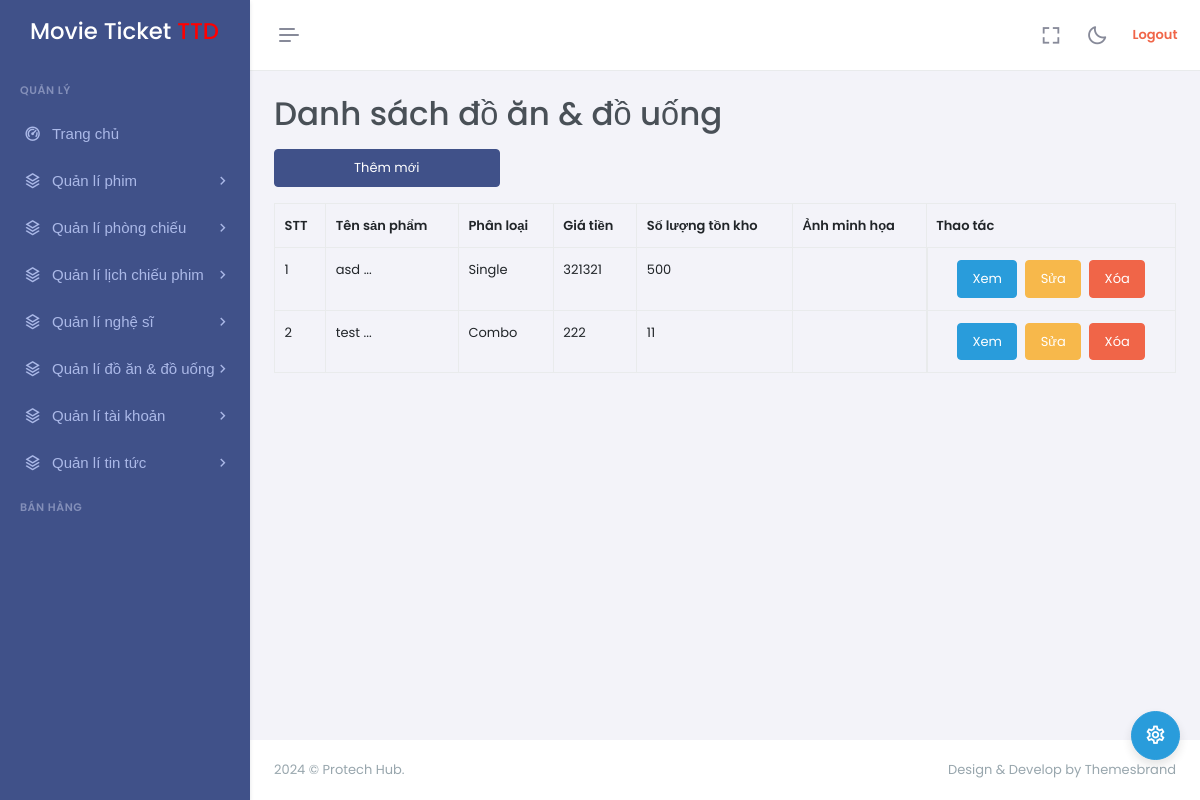
The app's page /?mode=admin&action=foodanddrinks-list (signed in), older data.
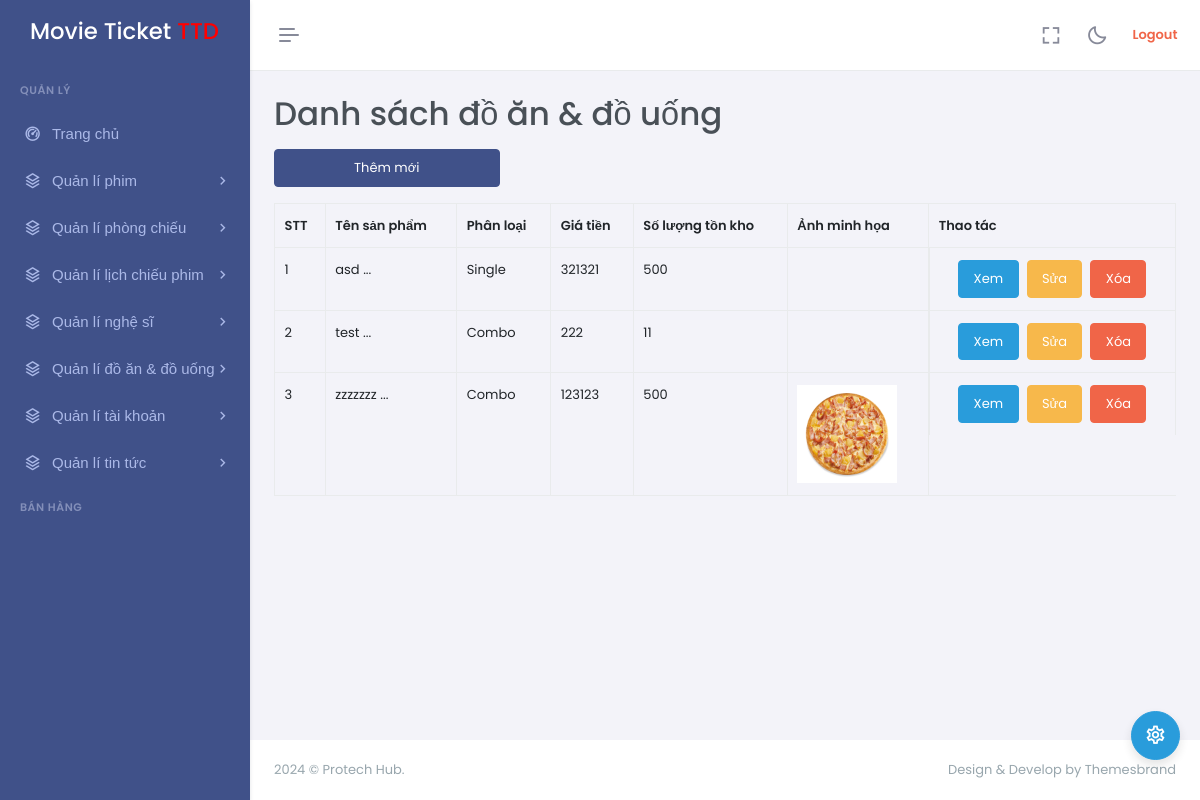
The same page, newer data.
### tables this page shows
CREATE TABLE `food_and_drinks` (
  `id` int NOT NULL,
  `name` varchar(255) NOT NULL,
  `type` varchar(50) NOT NULL,
  `price` int NOT NULL,
  `quantity` smallint UNSIGNED NOT NULL,
  `imageURL` varchar(255) DEFAULT NULL
);

### controllers/admin/FoodAndDrinkController.php (called while the page is built, shortened)
<?php
class FoodAndDrinkController
{
    private $foodAndDrink;
    public function __construct()
    {
        $this->foodAndDrink = new FoodAndDrink();
    }
    public function list()
    {
        $data = $this->foodAndDrink->select('*');
        require_once PATH_VIEW_ADMIN_MAIN;
    }
}

### models/BaseModel.php (called while the page is built, shortened)
<?php
class BaseModel
{
    protected $table;
    protected $pdo;
    public function __construct()
    {
        $dsn = sprintf('mysql:host=%s;port=%s;dbname=%s;charset=utf8', DB_HOST, DB_PORT, DB_NAME);
        try {
            $this->pdo = new PDO($dsn, DB_USERNAME, DB_PASSWORD, DB_OBTIONS);
        } catch (PDOException $e) {
            die("Kết nối cơ sở dữ liệu thất bại: {$e->getMessage()}. Vui lòng thử lại sau.");
        }
    }
    public function select($columns = '*', $conditions = null, $params = [])
    {
        $sql = "SELECT $columns FROM {$this->table}";
        $stmt = $this->pdo->prepare($sql);
        $stmt->execute($params);
        return $stmt->fetchAll();
    }
}

### views/admin/foodanddrinks/list.php (the view, shortened to what this page needs)
<a href="<?= BASE_URL_ADMIN . '&action=foodanddrinks-create' ?>" class="w-25 btn btn-primary mb-3">Thêm mới</a>
<table class="table table-bordered">
    <thead>
        <tr>
            <th>STT</th>
            <th>Tên sản phẩm</th>
            <th>Phân loại</th>
            <th>Giá tiền</th>
            <th>Số lượng tồn kho</th>
            <th>Ảnh minh họa</th>
            <th>Thao tác</th>
        </tr>
    </thead>
    <tbody>
        <?php $stt = 1;
        foreach ($data as $foodAndDrink) : ?>
            <td><?= $stt++ ?></td>
            <td><?php
                $maxLength = 50;
                $shortenData = mb_substr($foodAndDrink['name'], 0, $maxLength, 'UTF-8');
                echo $shortenData . ' ...';
                ?></td>
            <td><?= $foodAndDrink['type'] ?></td>
            <td><?= $foodAndDrink['price'] ?></td>
            <td><?= $foodAndDrink['quantity'] ?></td>
            <td>
                <?php if (!empty($foodAndDrink['imageURL'])) : ?>
                    <img src="<?= BASE_ASSETS_UPLOADS . $foodAndDrink['imageURL'] ?>" width="100px">
                <?php endif; ?>
            </td>
            <td class="d-flex justify-content-center">
                <a href="<?= BASE_URL_ADMIN . '&action=foodanddrinks-show&id=' . $foodAndDrink['id'] ?>"
                    class="btn btn-info">Xem</a>
                <a href="<?= BASE_URL_ADMIN . '&action=foodanddrinks-updatePage&id=' . $foodAndDrink['id'] ?>"
                    class="btn btn-warning mx-2">Sửa</a>
                <a href="<?= BASE_URL_ADMIN . '&action=foodanddrinks-delete&id=' . $foodAndDrink['id'] ?>"
                    onclick="return confirm('Bạn có chắc muốn xóa?')"
                    class="btn btn-danger">Xóa</a>
            </td>
        <?php endforeach; ?>
    </tbody>
</table>

Row changes from the older to the newer data that the page shows:
added food_and_drinks: name "zzzzzzz", type "Combo", price "123123", quantity "500", imageURL (picture)
